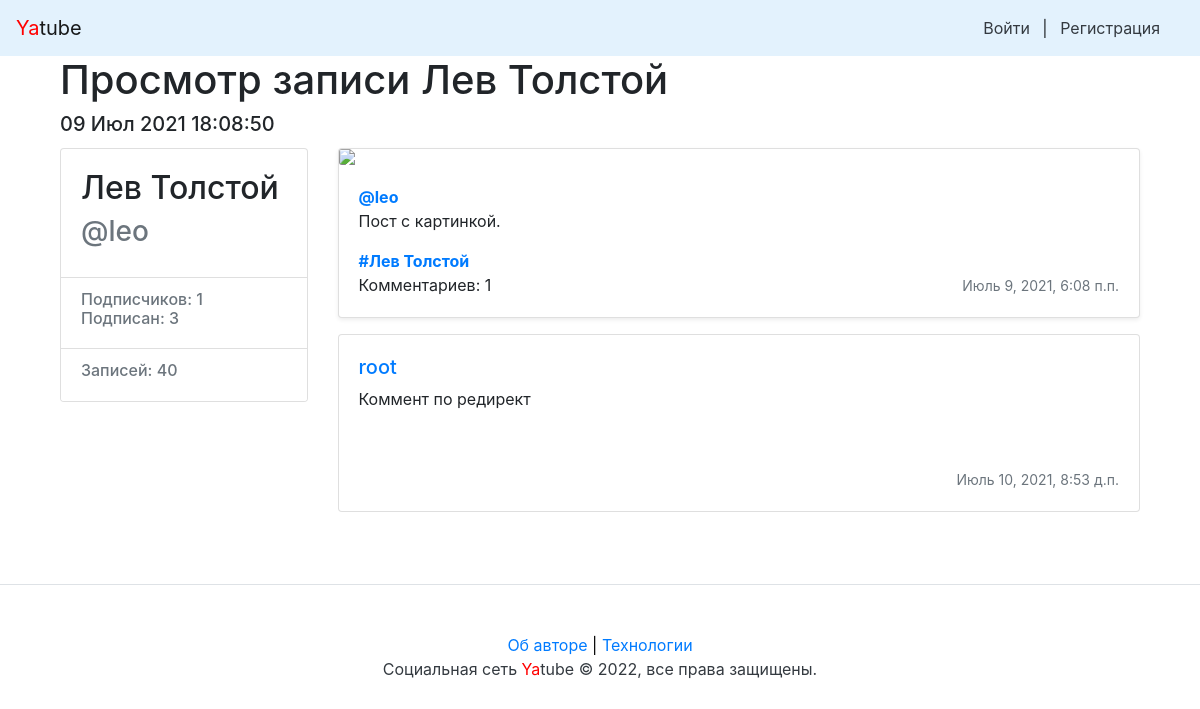
Before: /leo/78/ with the older database file.
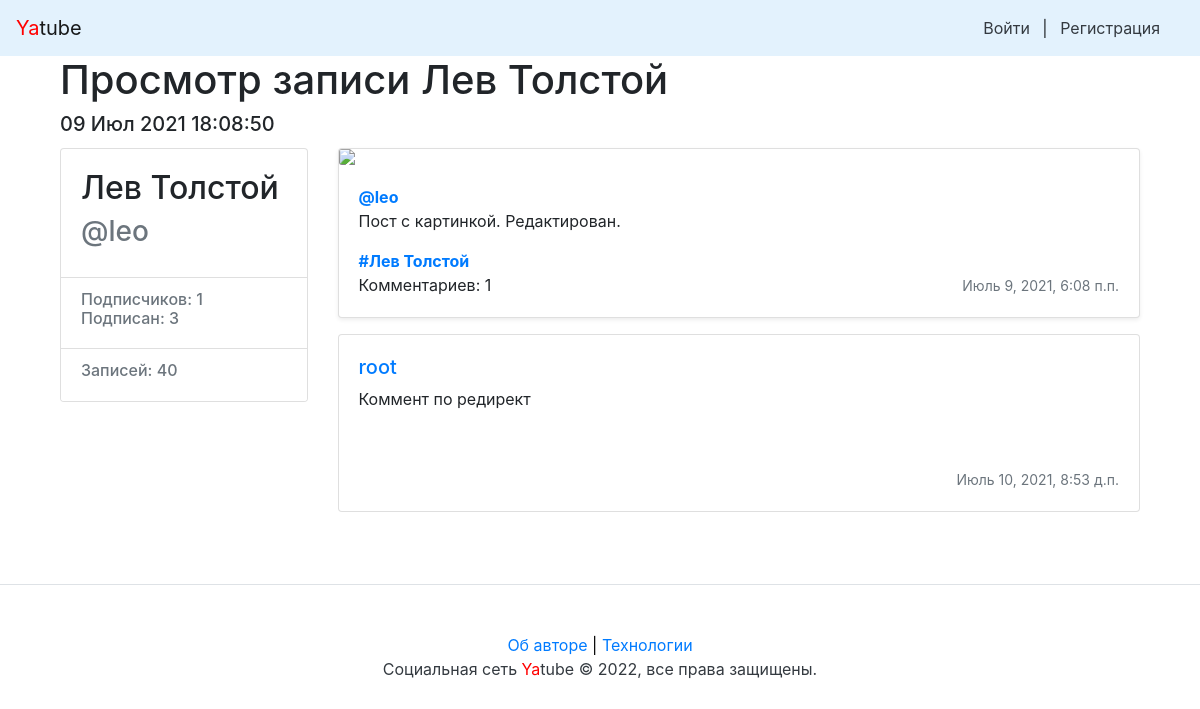
After: the same page with the newer database file.
### posts/models.py (models this page shows, shortened)
class Post(models.Model):
    text = models.TextField(
        verbose_name='Текст',
        help_text='Текст вашего поста.',
    )
    pub_date = models.DateTimeField(
        auto_now_add=True,
        verbose_name='Дата публикации',
    )
    author = models.ForeignKey(
        User,
        on_delete=models.CASCADE,
        verbose_name='Автор',
        related_name='posts',
    )
    group = models.ForeignKey(
        Group,
        blank=True,
        null=True,
        on_delete=models.SET_NULL,
        verbose_name='Группа',
        related_name='posts',
        help_text=('Тематическая группа. Группы создают администраторы. '
                   'Можно не выбирать.')
    )
    image = models.ImageField(
        upload_to='posts/',
        verbose_name='Изображение',
        blank=True,
        null=True,
        help_text='Загрузите изображение',
    )
    class Meta:
        verbose_name = 'Пост'
        verbose_name_plural = 'Посты'
        ordering = ('-pub_date',)

class Group(models.Model):
    title = models.CharField(
        max_length=200,
        unique=True,
        verbose_name='Имя группы',
        help_text=('Название тематической группы. Обязательно к заполнению. '
                   'Применяется для автоматического заполнения slug адреса')
    )
    slug = models.SlugField(
        unique=True,
        verbose_name='Адрес группы',
        help_text=('Адрес по которому можно будет обратиться и посмотреть '
                   'записи в группе. Можно не выбирать. Есть автозаполнение.')
    )
    description = models.TextField(
        blank=True,
        verbose_name='Описание',
        help_text='Тема групп. Можно не выбирать.',
    )
    class Meta:
        verbose_name = 'Группа'
        verbose_name_plural = 'Группы'
        ordering = ('title',)

class Comment(models.Model):
    post = models.ForeignKey(
        Post,
        on_delete=models.CASCADE,
        verbose_name='Пост',
        related_name='comments',
    )
    author = models.ForeignKey(
        User,
        on_delete=models.CASCADE,
        verbose_name='Автор',
        related_name='comments',
    )
    text = models.TextField(
        verbose_name='Текст',
        help_text='Текст вашего комментария.',
    )
    created = models.DateTimeField(
        auto_now_add=True,
        verbose_name='Дата публикации',
    )
    class Meta:
        verbose_name = 'Комментарий'
        verbose_name_plural = 'Комментарии'
        ordering = ('-created',)

### posts/views.py (the view)
# urls.py: path('<str:username>/<int:post_id>/', views.post_view, name='post'),
def post_view(request, username, post_id):
    post = get_object_or_404(Post, pk=post_id, author__username=username)
    form = CommentForm()
    context = {'form': form, 'post': post}
    return render(request, 'posts/post.html', context)

### yatube/context_processors.py (called while the page is built)
def year(request):
    year = dt.today().year
    return {
        'year': year
    }

### templates/posts/post.html (shortened to what this page needs)
{% extends "base.html" %}
{% block header %}
  Просмотр записи {{ post.author.get_full_name }}
  <h5>{{ post.pub_date|date:"d M Y H:i:s" }}</h5>
{% endblock %}
{% block content %}
  <div class="row">
    {% include "includes/author_card.html" with author=post.author %}
    <div class="col-md-9">
      {% include "includes/post_item.html" with add_comment=False %}
      {% include "includes/comments.html" with comments=post.comments.all %}
    </div>
  </div>
{% endblock %}

### templates/base.html (shortened to what this page needs)
<!doctype html>
<html>
  <head>
    {% load static %}
    <link
      rel="stylesheet"
      href="{% static 'bootstrap/dist/css/bootstrap.min.css' %}"
    >
  </head>
  <body>
    {% include "includes/nav.html" %}
    <main role="main" class="container">
      <div class="container">
        <h1>{% block header %}{% endblock %}</h1>
        {% block content %}{% endblock %}
      </div>
    </main>
    {% include "includes/footer.html" %}
  </body>
</html>

### templates/includes/nav.html
<nav class="navbar navbar-light" style="background-color: #e3f2fd;">
  <a class="navbar-brand" href="{% url 'index' %}">
    <span style="color:red">Ya</span>tube</a>
  <nav class="my-2 my-md-0 mr-md-3">
    {% if user.is_authenticated %}
      <a
        class="p-2 text-dark"
        href="{% url 'profile' username=user.username %}"
      >Пользователь: {{ user.username }}</a>
      <a
        class="p-2 text-dark"
        href="{% url 'new_post' %}"
      >Новый пост</a>
      <a
        class="p-2 text-dark"
        href="{% url 'password_change' %}"
      >Изменить пароль</a>
      <a
        class="p-2 text-dark"
        href="{% url 'logout' %}"
      >Выйти</a>
    {% else %}
      <a class="p-2 text-dark" href="{% url 'login' %}">Войти</a> |
      <a class="p-2 text-dark" href="{% url 'signup' %}">Регистрация</a>
    {% endif %}
  </nav>
</nav>

### templates/includes/author_card.html (shortened to what this page needs)
<div class="col-md-3 mb-3 mt-1">
  <div class="card">
    <div class="card-body">
      <div class="h2">
        {{ author.get_full_name }}
      </div>
      <div class="h3 text-muted">
        @{{ author.username }}
      </div>
    </div>
    <ul class="list-group list-group-flush">
      <li class="list-group-item">
        <div class="h6 text-muted">
          Подписчиков: {{ author.following.count }} <br>
          Подписан: {{ author.follower.count }}
        </div>
      </li>
      <li class="list-group-item">
        <div class="h6 text-muted">
          Записей: {{ author.posts.count }}
        </div>
      </li>
    </ul>
  </div>
</div>

### templates/includes/post_item.html (shortened to what this page needs)
<div class="card mb-3 mt-1 shadow-sm">
  {% load thumbnail %}
  {% thumbnail post.image "960x339" crop="center" upscale=True as im %}
    <img class="card-img" src="{{ im.url }}">
  {% endthumbnail %}
  <div class="card-body">
    <p class="card-text">
      <a name="post_{{ post.id }}" href="{% url 'profile' post.author.username %}">
        <strong class="d-block text-gray-dark">@{{ post.author }}</strong>
      </a>
      {{ post.text|linebreaksbr }}
    </p>
    {% if post.group %}
      <a class="card-link muted" href="{% url 'group' post.group.slug %}">
        <strong class="d-block text-gray-dark">#{{ post.group.title }}</strong>
      </a>
    {% endif %}
    <div class="d-flex justify-content-between align-items-center">
      <div class="btn-group">
        {% if page %}
          {% if post.comments.count %}
            <a class="btn btn-sm btn-link" href="{% url 'post' post.author.username post.id %}" role="button">Комментариев: {{ post.comments.count }}</a>
          {% else %}
            {% if user.is_authenticated %}
              <a class="btn btn-sm btn-primary" href="{% url 'post' post.author.username post.id %}" role="button">
                Добавить комментарий
              </a>
            {% else %}
              <a class="btn btn-sm btn-link" href="{% url 'post' post.author.username post.id %}" role="button">Нет комментариев, открыть пост</a>
            {% endif %}
          {% endif %}
        {% else %}
          Комментариев: {{ post.comments.count }}
        {% endif %}
      </div>
      <small class="text-muted">{{ post.pub_date }}</small>
    </div>
  </div>
</div>

### templates/includes/comments.html (shortened to what this page needs)
{% load user_filters %}
{% for item in comments %}
  <div class="media card mb-4">
    <div class="media-body card-body">
      <h5 class="mt-0">
        <a
          href="{% url 'profile' item.author.username %}"
          name="comment_{{ item.id }}"
        >{{ item.author.username }}</a>
      </h5>
      <p>{{ item.text|linebreaksbr }}</p>
    </div>
    <div class="media-body card-body" style="width: 100%; text-align: right;">
      <small class="text-muted" >{{ item.created }}</small>
    </div>
  </div>
{% endfor %}

### templates/includes/footer.html
<footer class="pt-4 my-md-5 pt-md-5 border-top">
  <p class="m-0 text-dark text-center ">
    <a href="{% url 'about:author' %}">Об авторе</a>
    <span style="color:black"> | </span>
    <a href="{% url 'about:tech' %}">Технологии</a>
  </p>
  <p class="m-0 text-dark text-center">
    Социальная сеть <span style="color:red">Ya</span>tube © {{ year }},
    все права защищены.
  </p>
</footer>

Changed rows visible on the page:
changed Post "Лев Толстой": text "Пост с картинкой." → "Пост с картинкой. Редактирован."
